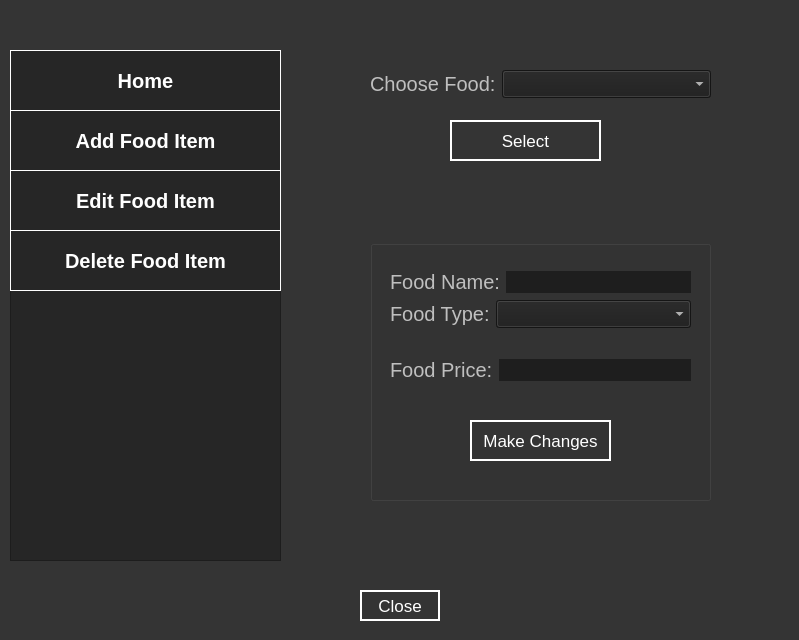
<?xml version="1.0" encoding="UTF-8"?>
<ui version="4.0">
 <class>ShowFoodMenu</class>
 <widget class="QDialog" name="ShowFoodMenu">
  <property name="geometry">
   <rect>
    <x>0</x>
    <y>0</y>
    <width>799</width>
    <height>640</height>
   </rect>
  </property>
  <property name="minimumSize">
   <size>
    <width>799</width>
    <height>640</height>
   </size>
  </property>
  <property name="maximumSize">
   <size>
    <width>799</width>
    <height>640</height>
   </size>
  </property>
  <property name="windowTitle">
   <string>Food Menu</string>
  </property>
  <property name="styleSheet">
   <string notr="true">QDialog
{
	background-color: rgb(52, 52, 52);
}
QPushButton
{
	
	color: rgb(255, 255, 255);
	font-size: 17px;
	border: 2px solid rgb(255, 255, 255);
	background-color: rgb(52, 52, 52);
}
QPushButton:hover
{
	color: rgb(52, 52, 52) ;
	background-color: rgb(255, 255, 255);
}
</string>
  </property>
  <widget class="QPushButton" name="pushButton_close">
   <property name="geometry">
    <rect>
     <x>360</x>
     <y>590</y>
     <width>80</width>
     <height>31</height>
    </rect>
   </property>
   <property name="text">
    <string>Close</string>
   </property>
  </widget>
  <widget class="QFrame" name="frame">
   <property name="geometry">
    <rect>
     <x>10</x>
     <y>50</y>
     <width>271</width>
     <height>511</height>
    </rect>
   </property>
   <property name="styleSheet">
    <string notr="true">QFrame
{
	background-color: rgb(38, 38, 38);
}
QPushButton
{
	background-color: rgb(38, 38, 38);
	color:rgb(255, 255, 255);
	border: 1px solid white;	
	font-size: 20px;
}
QPushButton:hover
{
	background-color: rgb(52, 52, 52);
}
</string>
   </property>
   <property name="frameShape">
    <enum>QFrame::StyledPanel</enum>
   </property>
   <property name="frameShadow">
    <enum>QFrame::Raised</enum>
   </property>
   <widget class="QPushButton" name="pushButton_addFood">
    <property name="geometry">
     <rect>
      <x>0</x>
      <y>60</y>
      <width>271</width>
      <height>61</height>
     </rect>
    </property>
    <property name="font">
     <font>
      <pointsize>-1</pointsize>
      <weight>75</weight>
      <bold>true</bold>
     </font>
    </property>
    <property name="text">
     <string>Add Food Item</string>
    </property>
   </widget>
   <widget class="QPushButton" name="pushButton_home">
    <property name="geometry">
     <rect>
      <x>0</x>
      <y>0</y>
      <width>271</width>
      <height>61</height>
     </rect>
    </property>
    <property name="font">
     <font>
      <pointsize>-1</pointsize>
      <weight>75</weight>
      <bold>true</bold>
     </font>
    </property>
    <property name="text">
     <string>Home</string>
    </property>
   </widget>
   <widget class="QPushButton" name="pushButton_deleteFood">
    <property name="geometry">
     <rect>
      <x>0</x>
      <y>180</y>
      <width>271</width>
      <height>61</height>
     </rect>
    </property>
    <property name="font">
     <font>
      <pointsize>-1</pointsize>
      <weight>75</weight>
      <bold>true</bold>
     </font>
    </property>
    <property name="text">
     <string>Delete Food Item</string>
    </property>
   </widget>
   <widget class="QPushButton" name="pushButton_editFood">
    <property name="geometry">
     <rect>
      <x>0</x>
      <y>120</y>
      <width>271</width>
      <height>61</height>
     </rect>
    </property>
    <property name="font">
     <font>
      <pointsize>-1</pointsize>
      <weight>75</weight>
      <bold>true</bold>
     </font>
    </property>
    <property name="text">
     <string>Edit Food Item</string>
    </property>
   </widget>
  </widget>
  <widget class="QStackedWidget" name="stackedWidget">
   <property name="geometry">
    <rect>
     <x>310</x>
     <y>20</y>
     <width>461</width>
     <height>561</height>
    </rect>
   </property>
   <property name="styleSheet">
    <string notr="true">QLabel
{
	font-size: 20px;
	color: rgb(191, 191, 191);
}
QLineEdit
{	
	color: rgb(255, 255, 255);
	border-style: solid;
	background-color: rgb(30, 30, 30);
	font-size: 17px;
}
QComboBox
{
	color: rgb(255, 255, 255);
	background-color: rgb(30, 30, 30);
	font-size: 17px;
}
QComboBox:hover
{
	background-color: rgb(0, 0, 0);
}
QComboBox QAbstractItemView
{
	background-color: rgb(52, 52, 52);
	color: rgb(255, 255, 255);
}
QTableView
{
	border: 1px solid gray;
	background-color: rgb(52, 52, 52);
	alternate-background-color: rgb(88, 88, 88);
	color: rgb(255, 255, 255);
	font: 17px;
	gridline-color: gray;
}
QHeaderView
{
	background-color: rgb(52, 52, 52);
}
QHeaderView::section
{
	background-color: rgb(52, 52, 52);	
	color: rgb(255, 255, 255);
	font: bold;
}
QTableView QTableCornerButton::section 
{
	background-color: rgb(52, 52, 52);	
}</string>
   </property>
   <property name="currentIndex">
    <number>2</number>
   </property>
   <widget class="QWidget" name="page_home">
    <widget class="QTableView" name="tableView">
     <property name="geometry">
      <rect>
       <x>10</x>
       <y>30</y>
       <width>431</width>
       <height>511</height>
      </rect>
     </property>
    </widget>
   </widget>
   <widget class="QWidget" name="page_add">
    <widget class="QLabel" name="label_title">
     <property name="geometry">
      <rect>
       <x>30</x>
       <y>20</y>
       <width>141</width>
       <height>51</height>
      </rect>
     </property>
     <property name="font">
      <font>
       <pointsize>-1</pointsize>
       <weight>75</weight>
       <bold>true</bold>
      </font>
     </property>
     <property name="text">
      <string>Add Food</string>
     </property>
    </widget>
    <widget class="QGroupBox" name="groupBox">
     <property name="geometry">
      <rect>
       <x>30</x>
       <y>60</y>
       <width>391</width>
       <height>261</height>
      </rect>
     </property>
     <property name="font">
      <font>
       <pointsize>10</pointsize>
       <weight>75</weight>
       <bold>true</bold>
      </font>
     </property>
     <property name="title">
      <string/>
     </property>
     <widget class="QPushButton" name="pushButton_addItem">
      <property name="geometry">
       <rect>
        <x>150</x>
        <y>170</y>
        <width>101</width>
        <height>41</height>
       </rect>
      </property>
      <property name="text">
       <string>Add Item</string>
      </property>
     </widget>
     <widget class="QWidget" name="layoutWidget">
      <property name="geometry">
       <rect>
        <x>41</x>
        <y>32</y>
        <width>311</width>
        <height>109</height>
       </rect>
      </property>
      <layout class="QVBoxLayout" name="verticalLayout">
       <item>
        <layout class="QHBoxLayout" name="horizontalLayout">
         <item>
          <widget class="QLabel" name="label_foodName">
           <property name="font">
            <font>
             <pointsize>-1</pointsize>
             <weight>75</weight>
             <bold>true</bold>
            </font>
           </property>
           <property name="text">
            <string>Food Name: </string>
           </property>
          </widget>
         </item>
         <item>
          <widget class="QLineEdit" name="lineEdit_foodName"/>
         </item>
        </layout>
       </item>
       <item>
        <layout class="QFormLayout" name="formLayout">
         <item row="0" column="0">
          <widget class="QLabel" name="label_foodType">
           <property name="font">
            <font>
             <pointsize>-1</pointsize>
            </font>
           </property>
           <property name="text">
            <string>Food Type:   </string>
           </property>
          </widget>
         </item>
         <item row="0" column="1">
          <widget class="QComboBox" name="comboBox_foodType"/>
         </item>
        </layout>
       </item>
       <item>
        <layout class="QHBoxLayout" name="horizontalLayout_2">
         <item>
          <widget class="QLabel" name="label_foodPrice">
           <property name="font">
            <font>
             <pointsize>-1</pointsize>
             <weight>75</weight>
             <bold>true</bold>
            </font>
           </property>
           <property name="text">
            <string>Food Price:  </string>
           </property>
          </widget>
         </item>
         <item>
          <widget class="QLineEdit" name="lineEdit_foodPrice"/>
         </item>
        </layout>
       </item>
      </layout>
     </widget>
    </widget>
   </widget>
   <widget class="QWidget" name="page">
    <widget class="QPushButton" name="pushButton_select">
     <property name="geometry">
      <rect>
       <x>140</x>
       <y>100</y>
       <width>151</width>
       <height>41</height>
      </rect>
     </property>
     <property name="font">
      <font>
       <pointsize>-1</pointsize>
      </font>
     </property>
     <property name="text">
      <string>Select</string>
     </property>
    </widget>
    <widget class="QGroupBox" name="groupBox_editFood">
     <property name="geometry">
      <rect>
       <x>60</x>
       <y>220</y>
       <width>341</width>
       <height>261</height>
      </rect>
     </property>
     <property name="title">
      <string/>
     </property>
     <widget class="QPushButton" name="pushButton_makeChanges">
      <property name="geometry">
       <rect>
        <x>100</x>
        <y>180</y>
        <width>141</width>
        <height>41</height>
       </rect>
      </property>
      <property name="font">
       <font>
        <pointsize>-1</pointsize>
       </font>
      </property>
      <property name="text">
       <string>Make Changes</string>
      </property>
     </widget>
     <widget class="QWidget" name="layoutWidget">
      <property name="geometry">
       <rect>
        <x>20</x>
        <y>30</y>
        <width>301</width>
        <height>112</height>
       </rect>
      </property>
      <layout class="QVBoxLayout" name="verticalLayout_2">
       <item>
        <layout class="QHBoxLayout" name="horizontalLayout_3">
         <item>
          <widget class="QLabel" name="label_foodName_3">
           <property name="font">
            <font>
             <pointsize>-1</pointsize>
            </font>
           </property>
           <property name="text">
            <string>Food Name:</string>
           </property>
          </widget>
         </item>
         <item>
          <widget class="QLineEdit" name="lineEdit_showFoodName">
           <property name="font">
            <font>
             <pointsize>-1</pointsize>
            </font>
           </property>
          </widget>
         </item>
        </layout>
       </item>
       <item>
        <layout class="QFormLayout" name="formLayout_4">
         <item row="0" column="0">
          <widget class="QLabel" name="label_foodType_2">
           <property name="font">
            <font>
             <pointsize>-1</pointsize>
            </font>
           </property>
           <property name="text">
            <string>Food Type:</string>
           </property>
          </widget>
         </item>
         <item row="0" column="1">
          <widget class="QComboBox" name="comboBox_showFoodType">
           <property name="font">
            <font>
             <pointsize>-1</pointsize>
            </font>
           </property>
          </widget>
         </item>
        </layout>
       </item>
       <item>
        <layout class="QHBoxLayout" name="horizontalLayout_4">
         <item>
          <widget class="QLabel" name="label_foodPrice_2">
           <property name="font">
            <font>
             <pointsize>-1</pointsize>
            </font>
           </property>
           <property name="text">
            <string>Food Price:</string>
           </property>
          </widget>
         </item>
         <item>
          <widget class="QLineEdit" name="lineEdit_showFoodPrice">
           <property name="font">
            <font>
             <pointsize>-1</pointsize>
            </font>
           </property>
          </widget>
         </item>
        </layout>
       </item>
      </layout>
     </widget>
    </widget>
    <widget class="QWidget" name="layoutWidget">
     <property name="geometry">
      <rect>
       <x>60</x>
       <y>50</y>
       <width>341</width>
       <height>34</height>
      </rect>
     </property>
     <layout class="QFormLayout" name="formLayout_3">
      <item row="0" column="0">
       <widget class="QLabel" name="label">
        <property name="font">
         <font>
          <pointsize>-1</pointsize>
         </font>
        </property>
        <property name="text">
         <string>Choose Food:</string>
        </property>
       </widget>
      </item>
      <item row="0" column="1">
       <widget class="QComboBox" name="comboBox_foodName_edit">
        <property name="font">
         <font>
          <pointsize>-1</pointsize>
         </font>
        </property>
       </widget>
      </item>
     </layout>
    </widget>
   </widget>
   <widget class="QWidget" name="page_delete">
    <widget class="QLabel" name="label_title_2">
     <property name="geometry">
      <rect>
       <x>30</x>
       <y>20</y>
       <width>141</width>
       <height>51</height>
      </rect>
     </property>
     <property name="font">
      <font>
       <pointsize>-1</pointsize>
       <weight>75</weight>
       <bold>true</bold>
      </font>
     </property>
     <property name="text">
      <string>Delete Food</string>
     </property>
    </widget>
    <widget class="QGroupBox" name="groupBox_delete">
     <property name="geometry">
      <rect>
       <x>30</x>
       <y>60</y>
       <width>391</width>
       <height>171</height>
      </rect>
     </property>
     <property name="title">
      <string/>
     </property>
     <widget class="QPushButton" name="pushButton_delete">
      <property name="geometry">
       <rect>
        <x>150</x>
        <y>100</y>
        <width>101</width>
        <height>41</height>
       </rect>
      </property>
      <property name="text">
       <string>Delete</string>
      </property>
     </widget>
     <widget class="QWidget" name="layoutWidget">
      <property name="geometry">
       <rect>
        <x>40</x>
        <y>50</y>
        <width>311</width>
        <height>32</height>
       </rect>
      </property>
      <layout class="QFormLayout" name="formLayout_2">
       <item row="0" column="0">
        <widget class="QLabel" name="label_foodName_2">
         <property name="font">
          <font>
           <pointsize>-1</pointsize>
           <weight>75</weight>
           <bold>true</bold>
          </font>
         </property>
         <property name="text">
          <string>Food Name:</string>
         </property>
        </widget>
       </item>
       <item row="0" column="1">
        <widget class="QComboBox" name="comboBox_foodName_delete">
         <property name="font">
          <font>
           <pointsize>-1</pointsize>
          </font>
         </property>
        </widget>
       </item>
      </layout>
     </widget>
    </widget>
   </widget>
  </widget>
 </widget>
 <resources/>
 <connections/>
</ui>
